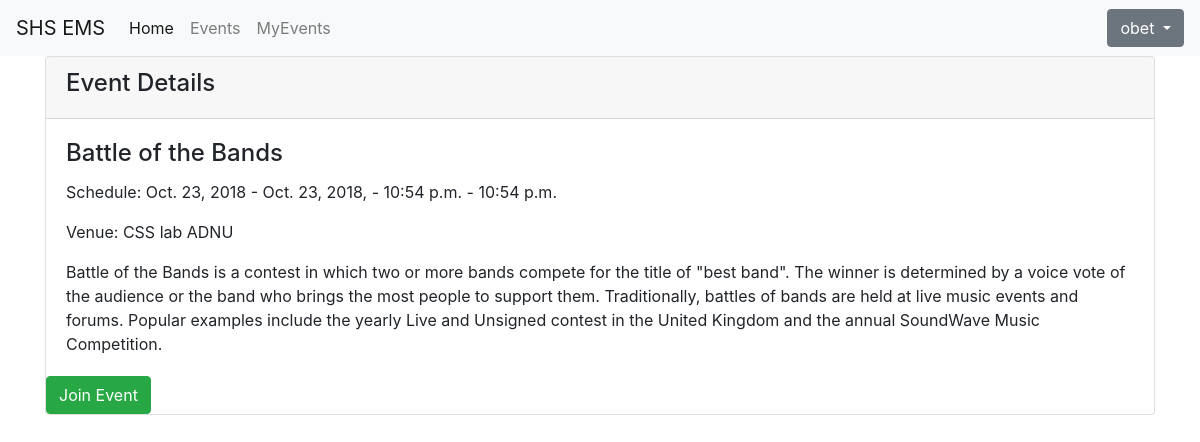
/events/2/ (signed in), run on the app's committed database.
### users/models.py (models this page shows, shortened)
class Participant(AbstractUser):
    contact_number = models.CharField("Contact Number", max_length = 50)

### events/models.py (models this page shows, shortened)
class Event(models.Model):
    name = models.CharField("Name of Event", max_length = 50)
    description = models.TextField("Description", max_length = 1000, blank = True)
    max_slots = models.IntegerField("Max Slots", blank = True, null = True)
    date_from = models.DateField("Start Date", null = True)
    date_to = models.DateField("End Date", null = True)
    time_from = models.TimeField("Start Time", null = True)
    time_to = models.TimeField("End Time", null = True)
    venue = models.CharField("Venue", max_length = 200, default = '')
    creator = models.ForeignKey(to = 'users.Participant', on_delete = models.CASCADE, null = True)

### events/views.py (the view)
# urls.py: path("events/<int:pk>/", EventDetailView.as_view(), name = "event_detail"),
class EventDetailView(DetailView):
    model = Event
    template_name = "event_detail.html"
    context_object_name = "event"

### templates/event_detail.html (shortened to what this page needs)
{%extends "base.html"%}
{% block content %}
<div class="card">
        <div class="card-header">
        <h4> Event Details </h4>
        </div>
        <div class="card-body">
          <h4 class="card-title"> {{ event.name }} </h4>
          <p class="card-text">
              Schedule: {{event.date_from}} - {{event.date_to}}, - {{event.time_from}} - {{event.time_to}}
            </p>
            <p class="card-text">
                Venue: {{ event.venue }}
            </p>
            <p class="card-text">
                    {{ event.description }}
                </p>
        </div>
        <div clas = "card-footer">
            <a href ="{% url 'join_event' event.pk %}"
            class = "btn btn-success">Join Event</a>
        </div>
      </div>
{% endblock content %}

### templates/base.html (shortened to what this page needs)
<!doctype html>
<html lang="en">
  <head>
    <link rel="stylesheet" href="https://stackpath.bootstrapcdn.com/bootstrap/4.1.3/css/bootstrap.min.css">
  </head>
  <body>
      <nav class="navbar navbar-expand-lg navbar-light bg-light">
          <a class="navbar-brand" href="{% url 'home' %}">SHS EMS</a>
          <div class="collapse navbar-collapse" id="navbarTogglerDemo02">
            <ul class="navbar-nav mr-auto mt-2 mt-md-0">
              <li class="nav-item active">
                <a class="nav-link" href="{% url 'home' %}">Home</a>
              </li>
              <li class="nav-item">
                <a class="nav-link" href="{% url 'event_list' %}">Events</a>
              </li>
              <li class="nav-item">
                  <a class="nav-link" href="{% url 'myevent_list' %}">MyEvents</a>
                </li>
            </ul>
          </div>
        {% if user.is_authenticated %}
        <div class="btn-group">
            <button type="button" class="btn btn-secondary dropdown-toggle" data-toggle="dropdown" aria-haspopup="true" aria-expanded="false">
                {{user.username}}
            </button>
        </div>
          {% endif %}
        </nav>
      <div class="container">
            {% block content %}
            {% endblock content %}
      </div>
  </body>
</html>

### data on the page
Participant: username "obet"
Event: name "Battle of the Bands", date_from "Oct. 23, 2018", date_to "Oct. 23, 2018", time_from "10:54 p.m.", time_to "10:54 p.m.", venue "CSS lab ADNU", description "Battle of the Bands is a contest in which two or more bands compete for the title of \"best band\". The winner is determined by a voice vote of the audience or the band who brings the most people to support them. Traditionally, battles of bands are held at live music events and forums. Popular examples include the yearly Live and Unsigned contest in the United Kingdom and the annual SoundWave Music Competition."
